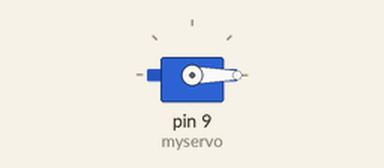
Bench run of a sketch on a simulated Arduino Uno, built with avr-gcc and run on an emulated ATmega328P. On the bench: servo.

Above: at 0.05 s.
At 11.5 s:
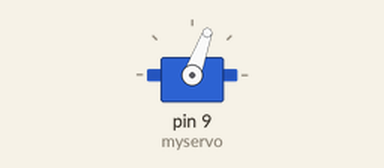
Timing chart, 0 to 15.0 s (numbered marks = the images above):
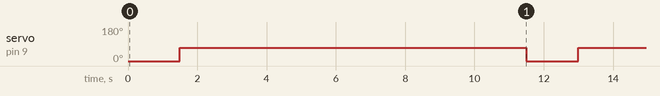

Measured:
- by itself, servo on pin 9 (myservo): alternates 70° for 10.0 s and 0° for 1.5 s

The sketch:

servo.ino
```cpp
#include<Servo.h>
Servo myservo;
int val = 0;

void setup() {
  // put your setup code here, to run once:
  myservo.attach(9);
}

void loop() {
  myservo.write(0);
  delay(1500);
  myservo.write(70);
  delay(10000);
}
```
